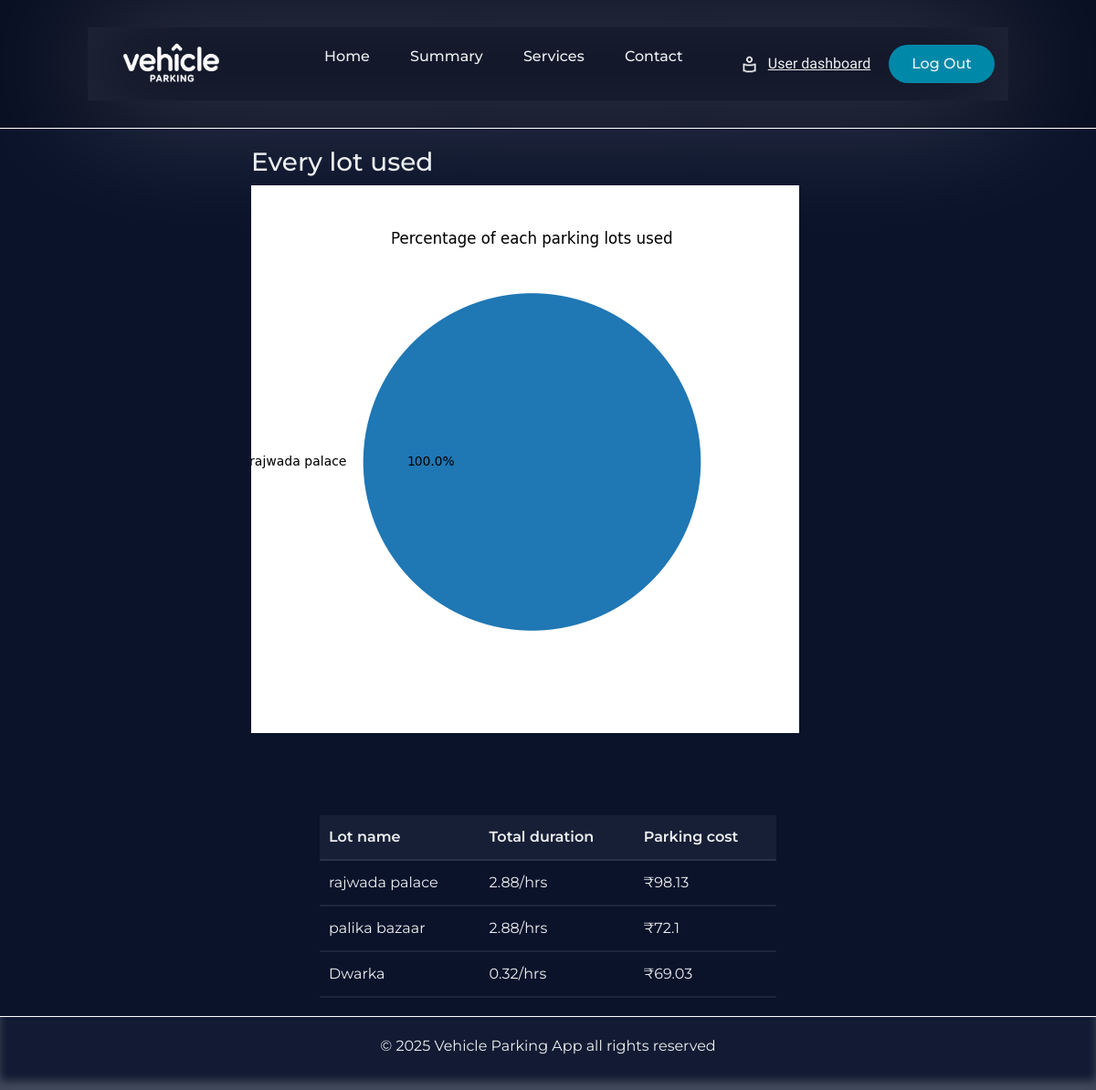
The app's page /user-summary/3 with its own data.
### Application/models.py (models this page shows)
class Parkinglot(db.Model):
    __tablename__='parking_lot'
    id=db.Column(db.Integer,primary_key=True)
    prime_location_name=db.Column(db.String(80),nullable=False)
    price=db.Column(db.Float,nullable=False)
    address=db.Column(db.String(250),nullable=False)
    pincode=db.Column(db.String(6),nullable=False)
    maximum_spots=db.Column(db.Integer,nullable=False)
    is_active=db.Column(db.Boolean,default=True,nullable=False)
    spots=db.relationship('Parkingspots',backref='lot',lazy=True,cascade='all,delete-orphan')

class Parkingrecords(db.Model):
    __tablename__='parking_records'
    id=db.Column(db.Integer,primary_key=True)
    spot_id=db.Column(db.Integer,db.ForeignKey('parking_spots.id'),nullable=False)
    user_id=db.Column(db.Integer,db.ForeignKey('user.id'),nullable=False)
    vehicle_number=db.Column(db.String(18),nullable=False)
    parking_timestamp=db.Column(db.DateTime,nullable=False)
    leaving_timestamp=db.Column(db.DateTime,nullable=True)
    parking_cost=db.Column(db.Float,nullable=True)
    status=db.Column(db.String(12),nullable=False,default='reserved') # reserved and released

### Application/controllers.py (the view)
@app.route('/user-summary/<int:user_id>')
def user_summary(user_id):
    parking_records=Parkingrecords.query.filter_by(user_id=user_id,status='released').all()
    lots_used=dict()
    parking_duration=dict()
    parking_cost=dict()
    for record in parking_records:
        lot_name=record.spot.lot.prime_location_name
        if lot_name in lots_used:
            lots_used[lot_name]+=1
        else:
            lots_used[lot_name]=1
        if record.parking_timestamp and record.leaving_timestamp:
            duration=(record.leaving_timestamp-record.parking_timestamp).total_seconds()
            duration=round(duration/3600,2)
            if lot_name in parking_duration:
                parking_duration[lot_name]+=duration
            else:
                parking_duration[lot_name]=duration
            if lot_name in parking_cost:
                parking_cost[lot_name]+=record.parking_cost
            else:
                parking_cost[lot_name]=record.parking_cost
    if lots_used==None:
        return 'No parking records'
    labels=list(lots_used.keys())
    sizes=list(lots_used.values())
    plt.figure(figsize=(6,6))
    plt.pie(sizes,labels=labels,autopct="%1.1f%%")
    plt.title('Percentage of each parking lots used')
    plt.savefig('static/lots_used.png')
    plt.clf()
    return render_template('user_summary.html',user_id=user_id,parking_duration=parking_duration,parking_cost=parking_cost)

### templates/user_summary.html (shortened to what this page needs)
{% extends 'user_base.html' %}
{% block content %}
<div class="charts-container">
    <div class="lots-used-pie-chart-container">
        <h3 class="">Every lot used</h3>
        <img src="/static/lots_used.png" alt="">
    </div>
   <div class="parking-record-summary-table">
     <table class="parkinglot-table">
        <thead>
            <tr>
                <th>Lot name</th>
                <th>Total duration</th>
                <th>Parking cost</th>
            </tr>
        </thead>
        <tbody>
        {% for lot_name,total_duration in parking_duration.items() %}
        <tr >
            <td>{{lot_name}}</td>
            <td>{{total_duration}}/hrs</td>
            <td>₹{{parking_cost[lot_name]}}</td>
        </tr>
        {% endfor %}
        </tbody>
    </table>
</div>
</div>
{% endblock %}

### static/style.css (style rules this page uses)
* { box-sizing: border-box; margin: 0; padding: 0; font-family: "Montserrat",sans-serif; }
html,body { height: 100%; background-color: #0b132b; color: #edf0f1; }
.parkinglot-table { width: 100%; border-radius: 30px; border-collapse: separate; border-spacing: 0px; }
.parkinglot-table th, .parkinglot-table td { padding: 12px 10px; border-bottom: 2px solid rgba(255, 255, 255, 0.080);; }
.parkinglot-table th { text-align: left; background-color: rgba(255, 255, 255, 0.05); font-weight: 600; }
.parkinglot-table td { text-align: left; }
.charts-container { display: flex; justify-content: center; gap: 40px; flex-wrap: wrap; }
.lots-used-pie-chart-container { width: 650px; }
.parking-record-summary-table { width: 500px; margin-top: 50px; overflow-y: auto; max-height: 300px; }

### records on screen
Parkinglot: prime_location_name "rajwada palace", total_duration "2.88", prime_location_name.parking_cost "98.13"
Parkinglot: prime_location_name "palika bazaar", total_duration "2.88", prime_location_name.parking_cost "72.1"
Parkinglot: prime_location_name "Dwarka", total_duration "0.32", prime_location_name.parking_cost "69.03"
